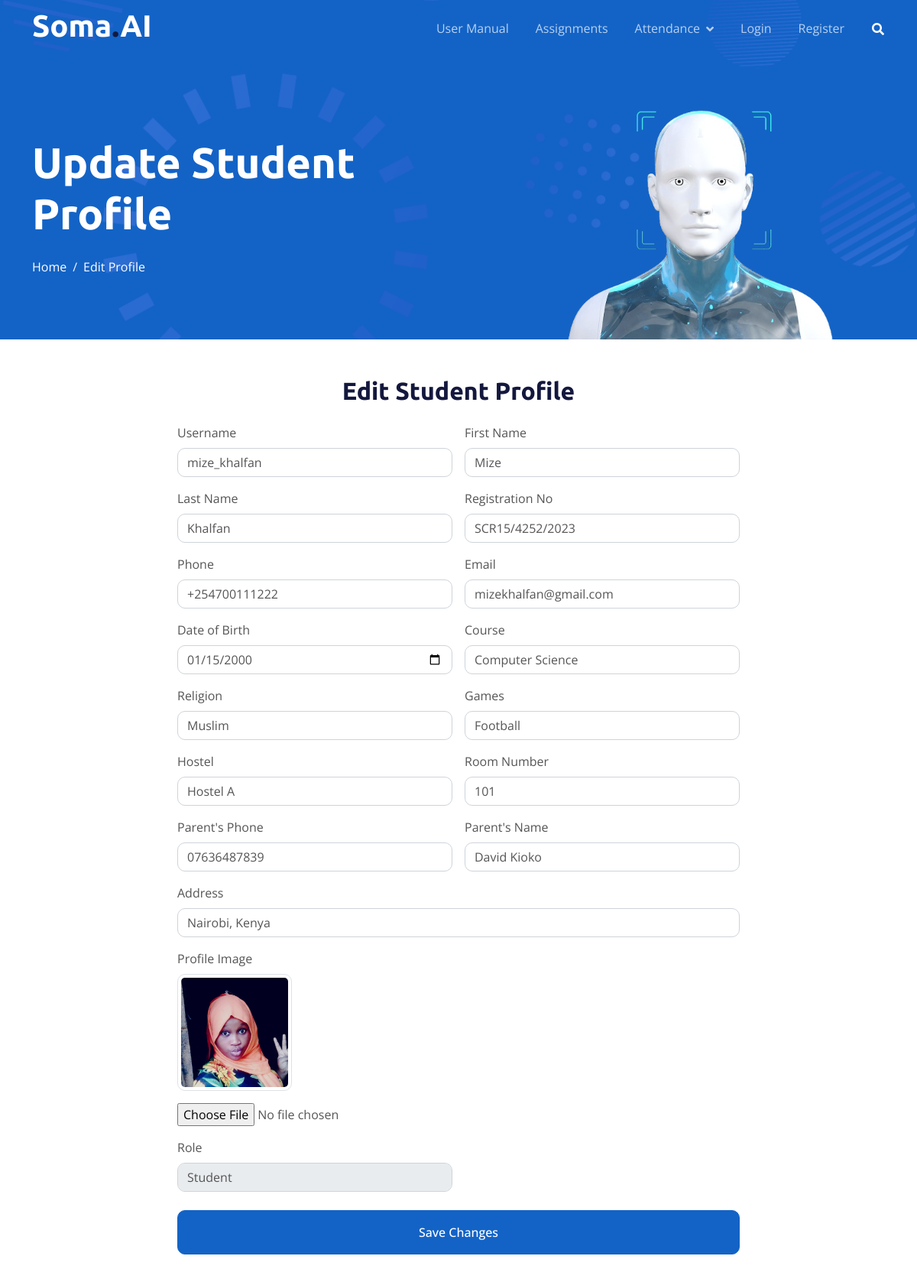
Before: /students/update/2/ (upper part) with the older database file.
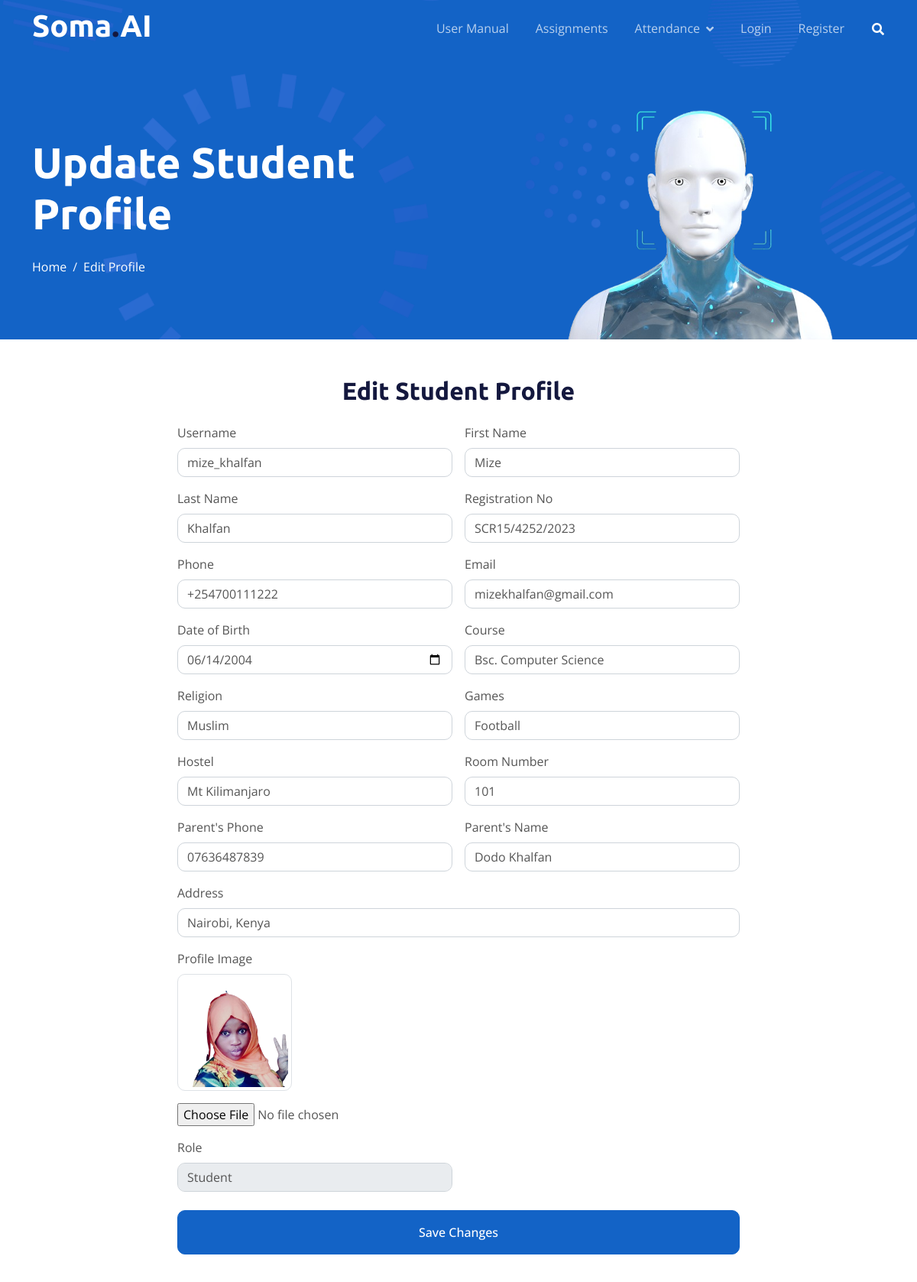
After: the same page with the newer database file.
### attendance/models.py (models this page shows, shortened)
class StudentProfile(models.Model):
    user_name = models.CharField(max_length=300)
    first_name = models.CharField(max_length=70)
    last_name = models.CharField(max_length=70)
    reg_no = models.CharField(max_length=70)  # Registration number should be a CharField for alphanumeric codes
    phone = models.CharField(max_length=15)  # Using CharField to accommodate special characters like '+'
    email = models.EmailField()
    dob = models.DateField()  # Date of birth
    course = models.CharField(max_length=200)
    religion = models.CharField(max_length=70)
    games = models.CharField(max_length=70)
    hostel = models.CharField(max_length=70)
    room_no = models.CharField(max_length=70)
    year = models.CharField(max_length=70 ,null=True, blank=False)
    fee_balance = models.CharField(max_length=70,null=True, blank=False)
    parents_phone = models.CharField(max_length=15)  # CharField for phone
    parents_name = models.CharField(max_length=70)
    address = models.CharField(max_length=100)  # Increased length for more flexibility
    role = models.CharField(choices=ROLES, max_length=20, null=True, blank=False, default='student')
    image = models.ImageField(upload_to='profile_images/',null=True, blank=False)
    updated = models.DateTimeField(auto_now=True)

### attendance/views.py (the view)
# urls.py: path('students/update/<int:pk>/', views.student_profile_update, name='student_profile_update'),
def student_profile_update(request, pk):
    student = get_object_or_404(StudentProfile, pk=pk)
    if request.method == 'POST':
        form = StudentProfileForm(request.POST, request.FILES, instance=student)
        if form.is_valid():
            form.save()
            return redirect('student_profile_list')
    else:
        form = StudentProfileForm(instance=student)
    return render(request, 'profiles/student_profile_form.html', {'form': form, 'student': student})

### attendance/forms.py
class StudentProfileForm(forms.ModelForm):
    class Meta:
        model = StudentProfile
        fields = [
            'user_name', 'first_name', 'last_name', 'reg_no', 'phone', 'email',
            'dob', 'course', 'religion', 'games', 'hostel', 'room_no',
            'parents_phone', 'parents_name', 'address', 'image', 'role'
        ]
        widgets = {
            'dob': forms.DateInput(attrs={'type': 'date', 'class': 'form-control'}),
            'role': forms.Select(attrs={'class': 'form-control'}),
            'image': forms.ClearableFileInput(attrs={'class': 'form-control-file'}),
        }

### templates/profiles/student_profile_form.html (shortened to what the changed rows need)
{% extends 'base.html' %}
{% load static %}
{% block content %}
    <div class="container-fluid pt-5 bg-primary hero-header">
        <div class="container pt-5">
            <div class="row g-5 pt-5">
                <div class="col-lg-6 align-self-center text-center text-lg-start mb-lg-5">
                    {% if form.instance.pk %}
                    <h1 class="display-4 text-white mb-4 animated slideInRight">Update Student Profile</h1>
                    {% else %}
                    <h1 class="display-4 text-white mb-4 animated slideInRight">Add Student Profile</h1>
                    {% endif %}
                </div>
            </div>
        </div>
    </div>
    <div class="container py-5">
        <div class="row justify-content-center">
            <div class="col-lg-8">
                {% if form.instance.pk %}<h2 class="text-center mb-4"> Edit Student Profile </h2>{% else %}<h2 class="text-center mb-4">Add Student Profile  </h2>{% endif %}
                <div class="wow fadeIn" data-wow-delay="0.1s">
                    <form method="POST" enctype="multipart/form-data">
                        <div class="row g-3">
                            <div class="col-md-6">
                                <label for="user_name" class="form-label">Username</label>
                                <input type="text" class="form-control" id="user_name" name="user_name" value="{{ form.user_name.value }}" required>
                            </div>
                            <div class="col-md-6">
                                <label for="first_name" class="form-label">First Name</label>
                                <input type="text" class="form-control" id="first_name" name="first_name" value="{{ form.first_name.value }}" required>
                            </div>
                            <div class="col-md-6">
                                <label for="last_name" class="form-label">Last Name</label>
                                <input type="text" class="form-control" id="last_name" name="last_name" value="{{ form.last_name.value }}" required>
                            </div>
                            <div class="col-md-6">
                                <label for="reg_no" class="form-label">Registration No</label>
                                <input type="text" class="form-control" id="reg_no" name="reg_no" value="{{ form.reg_no.value }}" required>
                            </div>
                            <div class="col-md-6">
                                <label for="phone" class="form-label">Phone</label>
                                <input type="text" class="form-control" id="phone" name="phone" value="{{ form.phone.value }}" required>
                            </div>
                            <div class="col-md-6">
                                <label for="email" class="form-label">Email</label>
                                <input type="email" class="form-control" id="email" name="email" value="{{ form.email.value }}" required>
                            </div>
                            <div class="col-md-6">
                                <label for="dob" class="form-label">Date of Birth</label>
                                {{ form.dob }}
                            </div>
                            <div class="col-md-6">
                                <label for="course" class="form-label">Course</label>
                                <input type="text" class="form-control" id="course" name="course" value="{{ form.course.value }}" required>
                            </div>
                            <div class="col-md-6">
                                <label for="religion" class="form-label">Religion</label>
                                <input type="text" class="form-control" id="religion" name="religion" value="{{ form.religion.value }}" required>
                            </div>
                            <div class="col-md-6">
                                <label for="games" class="form-label">Games</label>
                                <input type="text" class="form-control" id="games" name="games" value="{{ form.games.value }}" required>
                            </div>
                            <div class="col-md-6">
                                <label for="hostel" class="form-label">Hostel</label>
                                <input type="text" class="form-control" id="hostel" name="hostel" value="{{ form.hostel.value }}" required>
                            </div>
                            <div class="col-md-6">
                                <label for="room_no" class="form-label">Room Number</label>
                                <input type="text" class="form-control" id="room_no" name="room_no" value="{{ form.room_no.value }}" required>
                            </div>
                            <div class="col-md-6">
                                <label for="parents_phone" class="form-label">Parent's Phone</label>
                                <input type="text" class="form-control" id="parents_phone" name="parents_phone" value="{{ form.parents_phone.value }}" required>
                            </div>
                            <div class="col-md-6">
                                <label for="parents_name" class="form-label">Parent's Name</label>
                                <input type="text" class="form-control" id="parents_name" name="parents_name" value="{{ form.parents_name.value }}" required>
                            </div>
                            <div class="col-md-12">
                                <label for="address" class="form-label">Address</label>
                                <input type="text" class="form-control" id="address" name="address" value="{{ form.address.value }}" required>
                            </div>
                            <div class="col-md-12">
                                {% if student.image %}
                                    <div class="mb-3">
                                        <img src="{{ student.image.url }}" alt="Profile Image" class="img-thumbnail" style="max-width: 150px;">
                                    </div>
                                {% else %}
                                    <p>No profile image uploaded yet.</p>
                                {% endif %}
                            </div>
                            <div class="col-md-6">
                                <label for="role" class="form-label">Role</label>
                                   {{ form.role }}
                            </div>
                        </div>
                    </form>
                </div>
            </div>
        </div>
    </div>
{% endblock %}

Changed rows visible on the page:
changed StudentProfile "mize_khalfan": dob "01/15/2000" → "06/14/2004"; course "Computer Science" → "Bsc. Computer Science"; hostel "Hostel A" → "Mt Kilimanjaro"; parents_name "David Kioko" → "Dodo Khalfan"; image: a different picture
